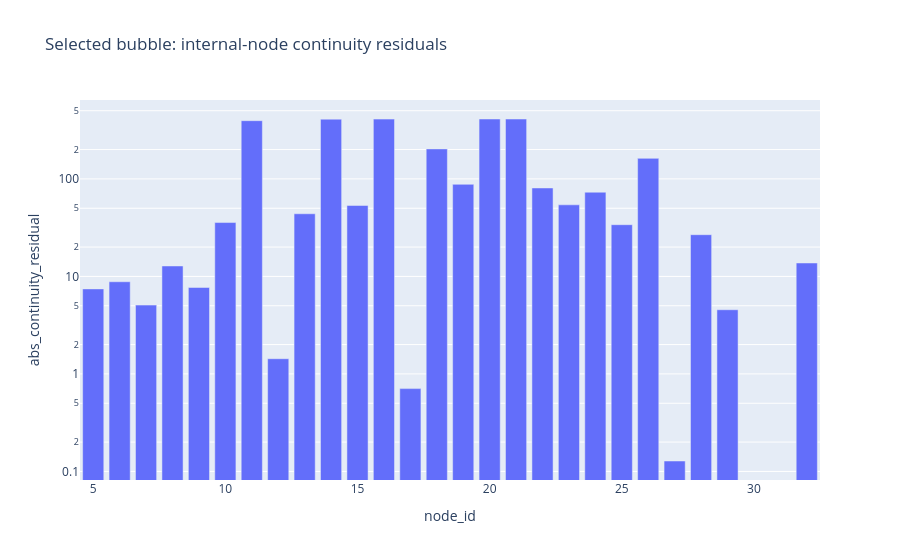

The code cell stored with this chart in its notebook:
### Code cell
internal_nodes = selected_nodes.loc[~selected_nodes['is_boundary'].fillna(False).astype(bool)].copy()
internal_nodes['abs_continuity_residual'] = internal_nodes['continuity_residual'].abs()
fig = px.bar(
    internal_nodes.sort_values('abs_continuity_residual', ascending=False),
    x='node_id', y='abs_continuity_residual', log_y=True,
    hover_data=['head_norm', 'continuity_residual', 'head_guess_value'],
    title='Selected bubble: internal-node continuity residuals',
)
fig.show()

### Figure 1 — Plotly figure (JSON) as saved in the notebook; plotly's stock layout.template omitted (floating-point values rounded to 4 significant figures)
{"data": [{"customdata": [[0.01016, -411.4, 26.11], [0.01016, -411.1, 26.11], [0.01023, -410.4, 25.74], [0.01045, -409.9, 25.74], [0.03211, -395.4, 25.61], [0.3547, -203.1, 25.91], [0.000719, -162.4, 26.49], [0.7485, -87.99, 26.25], [0.051, -80.75, 26.06], [0.01987, -73.04, 26.25], [0.8463, -54.23, 26.35], [0.8233, -53.39, 25.61], [0.8545, -43.9, 25.61], [0.886, -35.68, 25.43], [0.9009, -33.92, 26.54], [4.42e-08, -26.78, 26.49], [0.03066, -13.73, 26.87], [0.9638, -12.79, 25.2], [0.9728, -8.816, 24.79], [0.9773, -7.705, 25.34], [0.9771, -7.447, 24.51], [0.9844, -5.081, 25.34], [0.9861, -4.552, 26.87], [0.9956, -1.432, 26.06], [0.9978, -0.7071, 26.35], [0.9996, -0.128, 26.98]], "hovertemplate": "node_id=%{x}<br>abs_continuity_residual=%{y}<br>head_norm=%{customdata[0]}<br>continuity_residual=%{customdata[1]}<br>head_guess_value=%{customdata[2]}<extra></extra>", "legendgroup": "", "marker": {"color": "#636efa", "pattern": {"shape": ""}}, "name": "", "orientation": "v", "showlegend": false, "textposition": "auto", "type": "bar", "x": [20, 21, 16, 14, 11, 18, 26, 19, 22, 24, 23, 15, 13, 10, 25, 28, 32, 8, 6, 9, 5, 7, 29, 12, 17, 27], "xaxis": "x", "y": [411.4, 411.1, 410.4, 409.9, 395.4, 203.1, 162.4, 87.99, 80.75, 73.04, 54.23, 53.39, 43.9, 35.68, 33.92, 26.78, 13.73, 12.79, 8.816, 7.705, 7.447, 5.081, 4.552, 1.432, 0.7071, 0.128], "yaxis": "y"}], "layout": {"barmode": "relative", "legend": {"tracegroupgap": 0}, "title": {"text": "Selected bubble: internal-node continuity residuals"}, "xaxis": {"anchor": "y", "domain": [0, 1], "title": {"text": "node_id"}}, "yaxis": {"anchor": "x", "domain": [0, 1], "title": {"text": "abs_continuity_residual"}, "type": "log"}}}
